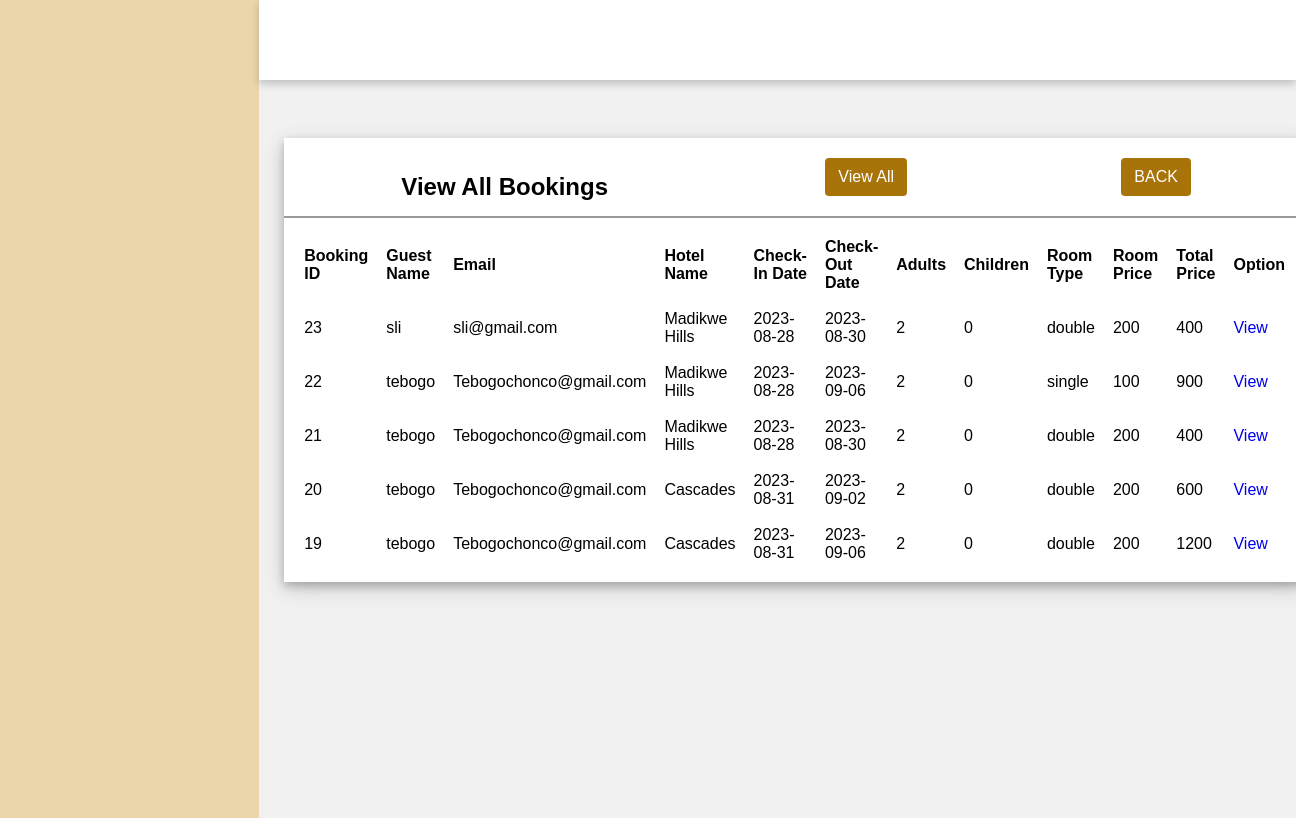
/Admin/viewAllBookings.php, run on the app's committed database.
### tables this page shows
CREATE TABLE `bookings` (
  `ID` int(11) NOT NULL,
  `guest_name` varchar(255) NOT NULL,
  `email` varchar(255) NOT NULL,
  `hotel_name` varchar(255) NOT NULL,
  `checkin_date` date NOT NULL,
  `checkout_date` date NOT NULL,
  `adults` tinyint(11) NOT NULL,
  `children` tinyint(11) NOT NULL,
  `room_type` varchar(255) NOT NULL,
  `room_price` decimal(11,0) NOT NULL,
  `total_price` decimal(11,0) NOT NULL
);

### Admin/viewAllBookings.php (the view, shortened to what this page needs)
<?php
require_once '../includes/database.php';
?>
<!DOCTYPE html>
<html lang="en">
<head>
    <link rel="stylesheet" href="hotels.css">
</head>
<body>
    <br>
    <div class="container">
        <div class="header">
        </div>
        <div class="content">
            <div class="content-2">
                <div class="recent-payments">
                    <div class="title">
                        <h2>View All Bookings</h2>
                        <li><a href="viewAllBookings.php"><button class="btn" id="viewBtn">View All</button></a></li>
                        <li><a href="bookings.php"><button class="btn" id="addBtn">BACK</button></a></li>
                    </div>
                    <table>
                        <tr>
                            <th>Booking ID</th>
                            <th>Guest Name</th>
                            <th>Email</th>
                            <th>Hotel Name</th>
                            <th>Check-In Date</th>
                            <th>Check-Out Date</th>
                            <th>Adults</th>
                            <th>Children</th>
                            <th>Room Type</th>
                            <th>Room Price</th>
                            <th>Total Price</th>
                            <th>Option</th>
                        </tr>
                        <?php
                        $sql = "SELECT
                            b.ID AS BookingID,
                            b.guest_name AS GuestName,
                            b.email AS Email,
                            b.hotel_name AS HotelName,
                            b.checkin_date AS CheckInDate,
                            b.checkout_date AS CheckOutDate,
                            b.adults AS Adults,
                            b.children AS Children,
                            b.room_type AS RoomType,
                            b.room_price AS RoomPrice,
                            b.total_price AS TotalPrice
                        FROM bookings b
                        ORDER BY b.ID DESC
                        LIMIT 5";
                        $result = mysqli_query($conn, $sql);
                        if ($result->num_rows > 0) {
                            while ($row = $result->fetch_assoc()) { ?>
                                <tr>
                                    <td><?php echo $row["BookingID"] ?></td>
                                    <td><?php echo $row["GuestName"] ?></td>
                                    <td><?php echo $row["Email"] ?></td>
                                    <td><?php echo $row["HotelName"] ?></td>
                                    <td><?php echo $row["CheckInDate"] ?></td>
                                    <td><?php echo $row["CheckOutDate"] ?></td>
                                    <td><?php echo $row["Adults"] ?></td>
                                    <td><?php echo $row["Children"] ?></td>
                                    <td><?php echo $row["RoomType"] ?></td>
                                    <td><?php echo $row["RoomPrice"] ?></td>
                                    <td><?php echo $row["TotalPrice"] ?></td>
                                    <td><a href="#" class="btn">View</a></td>
                                </tr>
                        <?php
                    }
                } else {
                    echo "No bookings found.";
                }
                ?>
            </table>
        </div>
    </div>
</div>
</div>
</body>
</html>

### Admin/hotels.css (style rules this page uses)
* { margin: 0; padding: 0; box-sizing: border-box; font-family: 'Poppins', sans-serif; }
body { background-color: #ebd6ac; min-height: 100vh; }
a { text-decoration: none; }
li { list-style: none; }
h1, h2, h4, h5 { text-align: center; margin-top: 20px; }
.title { display: flex; align-items: center; justify-content: space-around; padding: 15px 10px; border-bottom: 2px solid #999; }
table { padding: 10px; }
th, td { text-align: left; padding: 8px; }
.container { position: absolute; right: 0; width: 80vw; height: 100vh; background: #f1f1f1; }
.container .header { position: fixed; top: 0; right: 0; width: 80vw; height: 10vh; background: white; display: flex; align-items: center; justify-content: center; box-shadow: 0 4px 8px 0 rgba(0, 0, 0, 0.2); z-index: 1; }
.container .content { position: relative; margin-top: 10vh; min-height: 90vh; background: #f1f1f1; }
.container .content .content-2 { min-height: 60vh; display: flex; justify-content: space-around; align-items: flex-start; flex-wrap: wrap; }
.container .content .content-2 .recent-payments { min-height: 50vh; flex: 5; background: white; margin: 0 25px 25px 25px; box-shadow: 0 4px 8px 0 rgba(0, 0, 0, 0.2), 0 6px 20px 0 rgba(0, 0, 0, 0.19); display: flex; flex-direction: column; }
button { display: block; width: 100%; padding: 10px; margin: 3px; background-color: #a87309; color: #fff; border: none; border-radius: 4px; font-size: 16px; cursor: pointer; }
.container { display: flex; flex-direction: column; }
.content-2 { margin-top: 20px; padding-top: 20px; }

### data on the page
bookings: ID "23", guest_name "sli", email "sli@gmail.com", hotel_name "Madikwe Hills", checkin_date "2023-08-28", checkout_date "2023-08-30", adults "2", children "0", room_type "double", room_price "200", total_price "400"
bookings: ID "22", guest_name "tebogo", email "Tebogochonco@gmail.com", hotel_name "Madikwe Hills", checkin_date "2023-08-28", checkout_date "2023-09-06", adults "2", children "0", room_type "single", room_price "100", total_price "900"
bookings: ID "21", guest_name "tebogo", email "Tebogochonco@gmail.com", hotel_name "Madikwe Hills", checkin_date "2023-08-28", checkout_date "2023-08-30", adults "2", children "0", room_type "double", room_price "200", total_price "400"
bookings: ID "20", guest_name "tebogo", email "Tebogochonco@gmail.com", hotel_name "Cascades", checkin_date "2023-08-31", checkout_date "2023-09-02", adults "2", children "0", room_type "double", room_price "200", total_price "600"
bookings: ID "19", guest_name "tebogo", email "Tebogochonco@gmail.com", hotel_name "Cascades", checkin_date "2023-08-31", checkout_date "2023-09-06", adults "2", children "0", room_type "double", room_price "200", total_price "1200"
